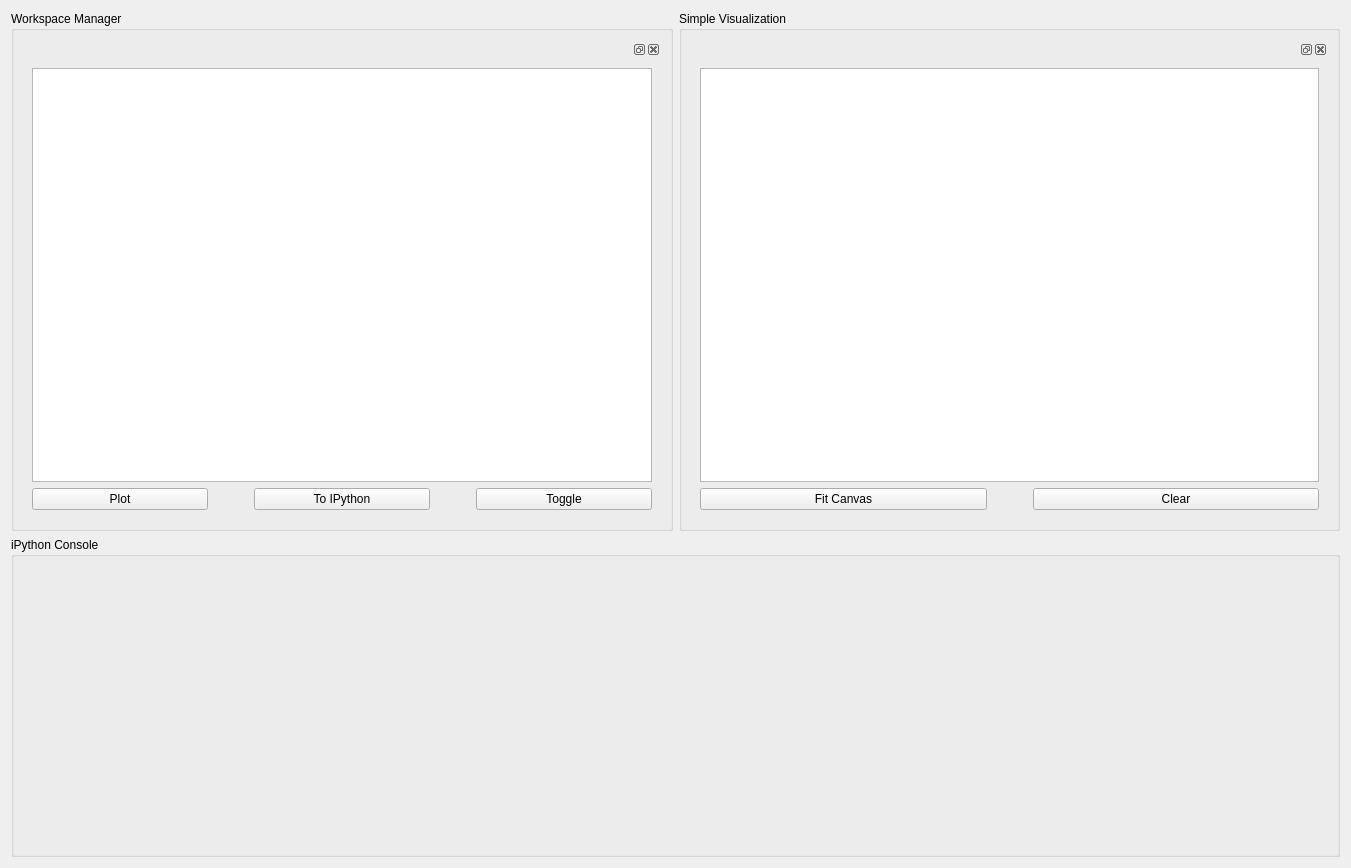
<?xml version="1.0" encoding="UTF-8"?>
<ui version="4.0">
 <class>Form</class>
 <widget class="QWidget" name="Form">
  <property name="geometry">
   <rect>
    <x>0</x>
    <y>0</y>
    <width>1351</width>
    <height>868</height>
   </rect>
  </property>
  <property name="windowTitle">
   <string>Form</string>
  </property>
  <layout class="QVBoxLayout" name="verticalLayout">
   <item>
    <layout class="QHBoxLayout" name="horizontalLayout_2">
     <item>
      <widget class="QGroupBox" name="groupBox_upperRight">
       <property name="title">
        <string>Workspace Manager</string>
       </property>
       <layout class="QGridLayout" name="gridLayout_2">
        <item row="0" column="0">
         <widget class="QDockWidget" name="dockWidget_wsList">
          <property name="sizePolicy">
           <sizepolicy hsizetype="Preferred" vsizetype="Preferred">
            <horstretch>0</horstretch>
            <verstretch>0</verstretch>
           </sizepolicy>
          </property>
          <property name="acceptDrops">
           <bool>true</bool>
          </property>
          <property name="floating">
           <bool>false</bool>
          </property>
          <widget class="QWidget" name="dockWidgetContents_5">
           <layout class="QGridLayout" name="gridLayout_4">
            <item row="0" column="0">
             <widget class="WorkspaceTableWidget" name="tableWidget_dataStructure">
              <property name="sizePolicy">
               <sizepolicy hsizetype="Preferred" vsizetype="Expanding">
                <horstretch>0</horstretch>
                <verstretch>0</verstretch>
               </sizepolicy>
              </property>
             </widget>
            </item>
            <item row="1" column="0">
             <layout class="QHBoxLayout" name="horizontalLayout">
              <item>
               <widget class="QPushButton" name="pushButton_plot">
                <property name="text">
                 <string>Plot</string>
                </property>
               </widget>
              </item>
              <item>
               <spacer name="horizontalSpacer_2">
                <property name="orientation">
                 <enum>Qt::Horizontal</enum>
                </property>
                <property name="sizeType">
                 <enum>QSizePolicy::Preferred</enum>
                </property>
                <property name="sizeHint" stdset="0">
                 <size>
                  <width>40</width>
                  <height>20</height>
                 </size>
                </property>
               </spacer>
              </item>
              <item>
               <widget class="QPushButton" name="pushButton_toIPython">
                <property name="text">
                 <string>To IPython</string>
                </property>
               </widget>
              </item>
              <item>
               <spacer name="horizontalSpacer_3">
                <property name="orientation">
                 <enum>Qt::Horizontal</enum>
                </property>
                <property name="sizeType">
                 <enum>QSizePolicy::Preferred</enum>
                </property>
                <property name="sizeHint" stdset="0">
                 <size>
                  <width>40</width>
                  <height>20</height>
                 </size>
                </property>
               </spacer>
              </item>
              <item>
               <widget class="QPushButton" name="pushButton_toggle">
                <property name="text">
                 <string>Toggle</string>
                </property>
               </widget>
              </item>
             </layout>
            </item>
           </layout>
          </widget>
         </widget>
        </item>
       </layout>
      </widget>
     </item>
     <item>
      <widget class="QGroupBox" name="groupBox_4">
       <property name="title">
        <string>Simple Visualization</string>
       </property>
       <layout class="QGridLayout" name="gridLayout_3">
        <item row="0" column="0">
         <widget class="QDockWidget" name="dockWidget_graphic">
          <property name="sizePolicy">
           <sizepolicy hsizetype="Expanding" vsizetype="Preferred">
            <horstretch>0</horstretch>
            <verstretch>0</verstretch>
           </sizepolicy>
          </property>
          <property name="acceptDrops">
           <bool>true</bool>
          </property>
          <property name="floating">
           <bool>false</bool>
          </property>
          <widget class="QWidget" name="dockWidgetContents_4">
           <layout class="QVBoxLayout" name="verticalLayout_2">
            <item>
             <widget class="WorkspaceGraphicView" name="graphicsView_general">
              <property name="sizePolicy">
               <sizepolicy hsizetype="Expanding" vsizetype="Expanding">
                <horstretch>0</horstretch>
                <verstretch>0</verstretch>
               </sizepolicy>
              </property>
              <property name="minimumSize">
               <size>
                <width>600</width>
                <height>0</height>
               </size>
              </property>
              <property name="acceptDrops">
               <bool>false</bool>
              </property>
              <property name="autoFillBackground">
               <bool>true</bool>
              </property>
              <property name="interactive">
               <bool>false</bool>
              </property>
             </widget>
            </item>
            <item>
             <layout class="QHBoxLayout" name="horizontalLayout_3">
              <item>
               <widget class="QPushButton" name="pushButton_fitCanvas">
                <property name="text">
                 <string>Fit Canvas</string>
                </property>
               </widget>
              </item>
              <item>
               <spacer name="horizontalSpacer">
                <property name="orientation">
                 <enum>Qt::Horizontal</enum>
                </property>
                <property name="sizeType">
                 <enum>QSizePolicy::Preferred</enum>
                </property>
                <property name="sizeHint" stdset="0">
                 <size>
                  <width>40</width>
                  <height>20</height>
                 </size>
                </property>
               </spacer>
              </item>
              <item>
               <widget class="QPushButton" name="pushButton_clear">
                <property name="toolTip">
                 <string>&lt;html&gt;&lt;head/&gt;&lt;body&gt;&lt;p&gt;Clear image on the right&lt;/p&gt;&lt;/body&gt;&lt;/html&gt;</string>
                </property>
                <property name="text">
                 <string>Clear</string>
                </property>
               </widget>
              </item>
             </layout>
            </item>
           </layout>
          </widget>
         </widget>
        </item>
       </layout>
      </widget>
     </item>
    </layout>
   </item>
   <item>
    <widget class="QGroupBox" name="groupBox_2">
     <property name="sizePolicy">
      <sizepolicy hsizetype="Expanding" vsizetype="Preferred">
       <horstretch>0</horstretch>
       <verstretch>0</verstretch>
      </sizepolicy>
     </property>
     <property name="minimumSize">
      <size>
       <width>0</width>
       <height>320</height>
      </size>
     </property>
     <property name="title">
      <string>iPython Console</string>
     </property>
     <layout class="QGridLayout" name="gridLayout">
      <item row="0" column="0">
       <widget class="MantidIPythonWidget" name="widget_ipython" native="true">
        <property name="sizePolicy">
         <sizepolicy hsizetype="Expanding" vsizetype="Preferred">
          <horstretch>0</horstretch>
          <verstretch>0</verstretch>
         </sizepolicy>
        </property>
       </widget>
      </item>
     </layout>
    </widget>
   </item>
  </layout>
 </widget>
 <customwidgets>
  <customwidget>
   <class>MantidIPythonWidget</class>
   <extends>QWidget</extends>
   <header>mantidipythonwidget.h</header>
   <container>1</container>
  </customwidget>
  <customwidget>
   <class>WorkspaceTableWidget</class>
   <extends>QTableWidget</extends>
   <header>workspaceviewwidget.h</header>
  </customwidget>
  <customwidget>
   <class>WorkspaceGraphicView</class>
   <extends>QGraphicsView</extends>
   <header>workspaceviewwidget.h</header>
  </customwidget>
 </customwidgets>
 <resources/>
 <connections/>
</ui>
